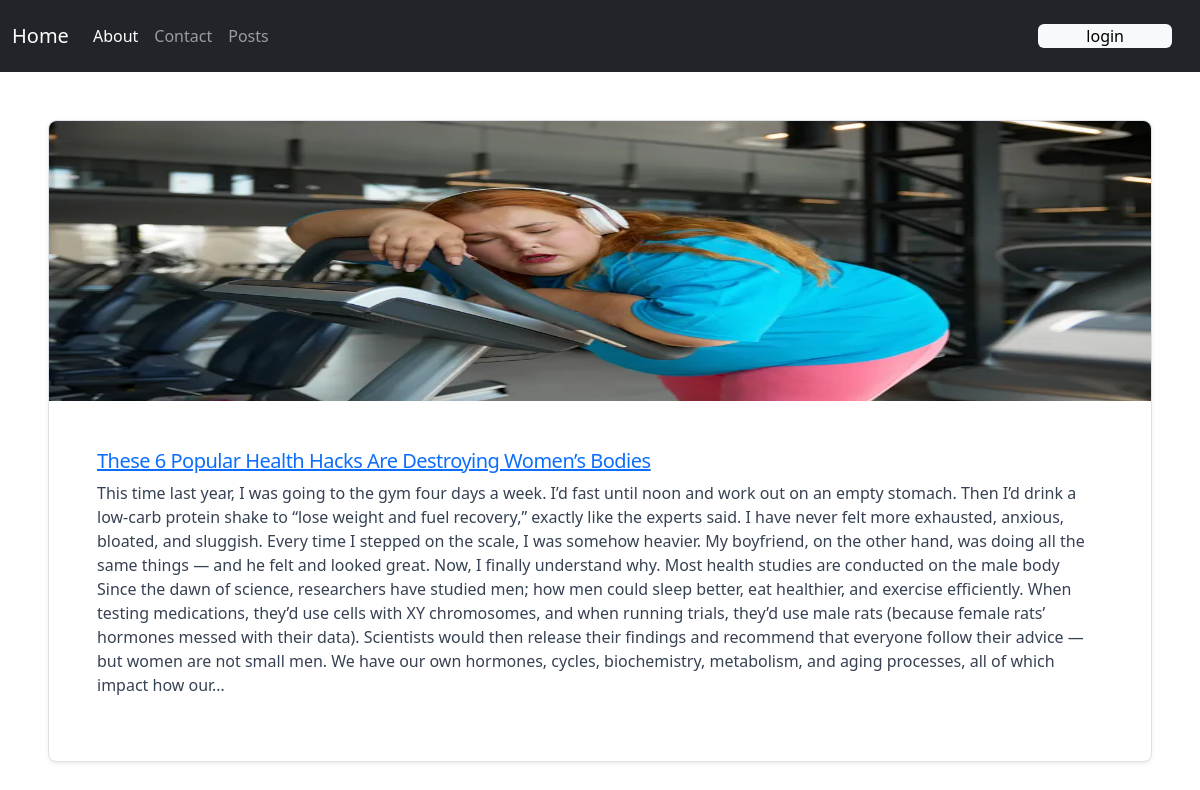
The page /all_blogs/1/ on the database its author committed.
### all_blogs/models.py (models this page shows, shortened)
class Blog(models.Model):
    BLOGS_TYPE=[
        ('food','Food'),
        ('travel','Travel'),
        ('lifestyle','Lifestyle'),
        ('technology','Technology'),
        ('fashion','Fashion'),
        ('fitness','Fitness'),
        ('health','Health'),
        ('education','Education'),
        ('business','Business'),
        ('entertainment','Entertainment')
    ]
    user = models.ForeignKey(User, on_delete=models.CASCADE, related_name='blogs', null=True, blank=True)
    title = models.CharField(max_length=200)
    pub_date = models.DateTimeField(default=timezone.now)
    body = models.TextField()
    blog_type= models.CharField(max_length=50, choices=BLOGS_TYPE)
    image = models.ImageField(upload_to='blogs_media/')

### all_blogs/views.py (the view)
# urls.py: path('<int:blog_id>/', views.blog_details, name='blog_details'),
def blog_details(request,blog_id):
    blog= get_object_or_404(Blog, pk=blog_id)
    return render(request, 'all_blogs/blog_details.html', {'blog': blog})

### all_blogs/templates/all_blogs/blog_details.html (shortened to what this page needs)
{% extends "layout.html" %}
{% block content %}
    <div class="mx-5 my-5 max-w-lg bg-white border border-gray-200 rounded-lg shadow-sm dark:bg-gray-800 dark:border-gray-700">
        <a href="#">
            <img class="w-100 h-70 rounded-t-lg" src="{{blog.image.url}}" alt="blog image" />
        </a>
        <div class="p-5">
            <a href="#">
                <h5 class="mb-2 text-2xl font-bold tracking-tight text-gray-900 dark:text-white"> {{ blog.title}}</h5>
            </a>
            <p class="mb-3 font-normal text-gray-700 dark:text-gray-400">{{blog.body}}</p>
        </div>
    </div>
{% endblock content %}

### rows shown on the page
Blog: image (picture), title "These 6 Popular Health Hacks Are Destroying Women’s Bodies", body "This time last year, I was going to the gym four days a week. I’d fast until noon and work out on an empty stomach. Then I’d drink a low-carb protein shake to “lose weight and fuel recovery,” exactly like the experts said. I have never felt more exhausted, anxious, bloated, and sluggish. Every time I stepped on the scale, I was somehow heavier. My boyfriend, on the other hand, was doing all the same things — and he felt and looked great. Now, I finally understand why. Most health studies are conducted on the male body Since the dawn of science, researchers have studied men; how men could sleep better, eat healthier, and exercise efficiently. When testing medications, they’d use cells with…"
